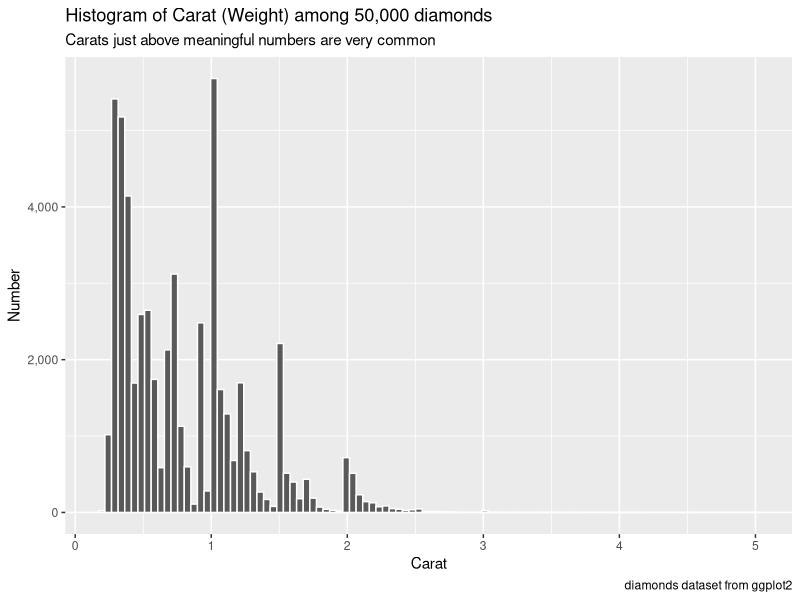

The R script that drew this image:
library(tidyverse)

# tofu fried with sauce

hist_p <- ggplot(diamonds, aes(x = carat)) +
  geom_histogram(color = "white", bins = 100) +
  scale_y_continuous(labels = scales::comma_format()) +
  labs(x = "Carat", y = "Number", title = "Histogram of Carat (Weight) among 50,000 diamonds", subtitle = "Carats just above meaningful numbers are very common", caption = "diamonds dataset from ggplot2")

ggsave(plot=hist_p, file="diamonds.png")
